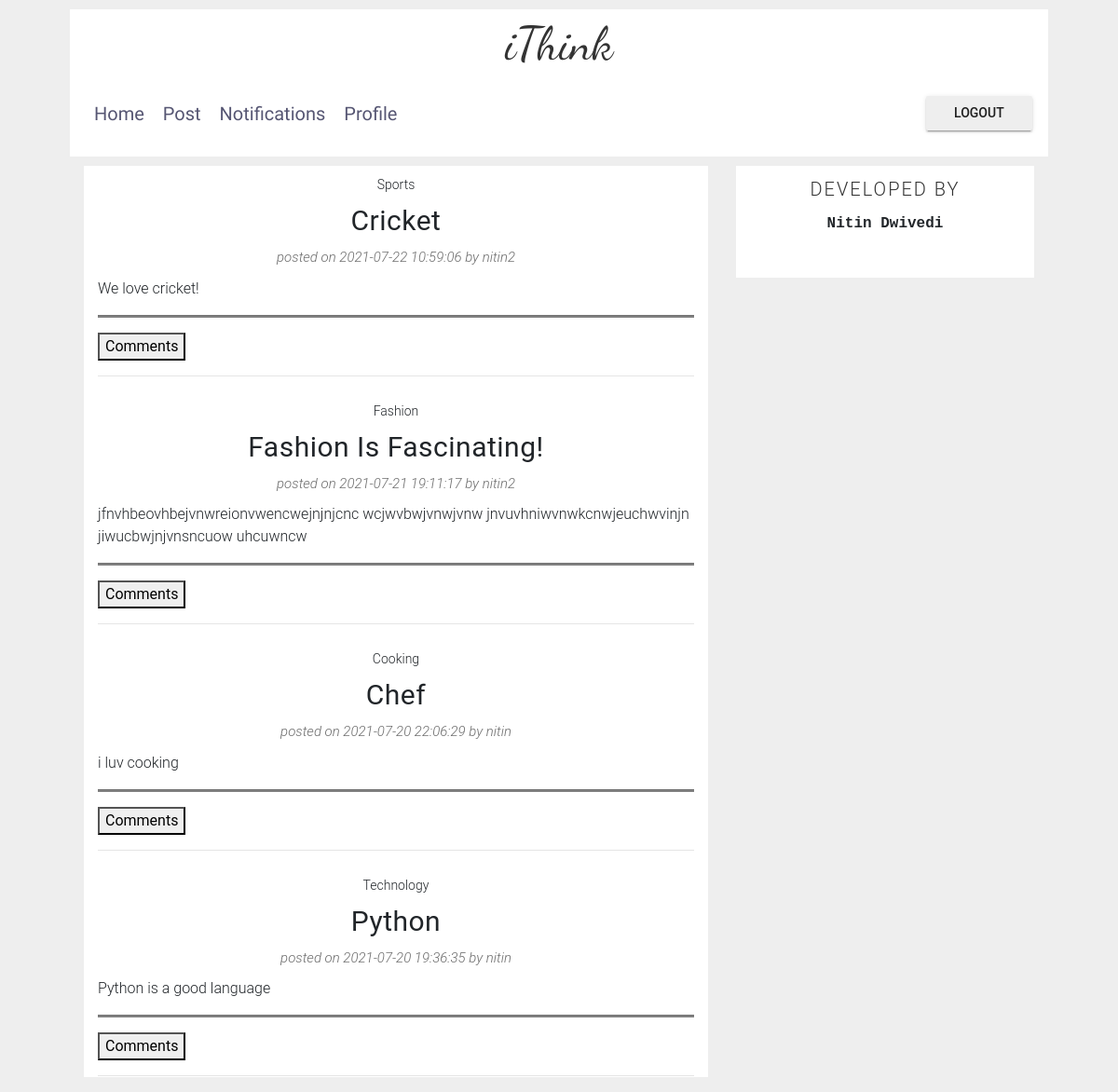
Screenshot of / (signed in) with the database file from the repository.
### app.py (models this page shows)
class PostData(UserMixin, db.Model):
    p_id=db.Column(db.Integer, primary_key=True)
    PostCategory=db.Column(db.String(15))
    title=db.Column(db.String(20))
    content=db.Column(db.Text)
    timestamp = db.Column(db.DateTime(timezone=True), default=func.now(IST))
    id=db.Column(db.Integer, db.ForeignKey('user.id'), nullable=False)

class User(UserMixin, db.Model):
    id=db.Column(db.Integer, primary_key=True)
    fullname=db.Column(db.String(20))
    email=db.Column(db.String(50), unique=True)
    dob=db.Column(db.Integer)
    profession=db.Column(db.String(20))
    username=db.Column(db.String(20), unique=True)
    password=db.Column(db.String(80))

### app.py (the view, shortened to what this page needs)
@app.route('/', methods=['GET','POST'])
@app.route('/<pid>', methods=['GET','POST'])
@login_required
def index(pid=None):
    result=db.session.execute('select p.PostCategory, p.title, p.content, p.timestamp, u.username, p.p_id from user u, post_data p where u.id=p.id order by timestamp desc')
    posts=[list(row) for row in result]
    form=None
    cmnts=None
    return render_template("index.html",posts=posts, form=form, cmnts=cmnts,page='index',pid=pid)

### app.py (called while the page is built)
@login_manager.user_loader
def load_user(user_id):
    return User.query.get(int(user_id))

### templates/index.html (shortened to what this page needs)
{% extends "MainLayout.html" %}
{% import "bootstrap/wtf.html" as wtf %}
{% block post %}
<div class='blogPostContainer'>
    {% for data in posts %}
        <div>
            <div class='blogHeader'>
                <span class='blogCategory'>{{data[0]}}</span>
                <h1 class='postTitle'>{{data[1]}}</h1>
                <span class='postedBy'>posted on {{data[3]}} by {{data[4]}}</span>
            </div>
            <div class='postContent'>
                <p>{{data[2]}}</p>
            </div>
        </div>
        <hr style="height:2px;color:gray;background-color:gray">
        <button onclick="window.location.href='/{{data[5]}}'">Comments</button>
        <hr>
    {% endfor %}
</div>
{% endblock post%}
{% block recent %}
<div class='sideBarContainer'>
        <div style="margin-bottom:20px, padding:20px, boxSizing:border-box">
            <div class='sidebarHeader'>
                <span>Developed by</span>
            </div>
              <div class="text-center">
                  <p class="text-center" style="font-family: 'Roboto Mono', monospace;"><strong style="font-weight:bold"><a href="https://nitindwivedi1.github.io/" style="color:inherit">Nitin Dwivedi</a></strong></p>
                    <div class="text-center">
                      <ul class="list-unstyled list-inline">
                        <li class="list-inline-item"><a style="color:inherit" href="https://nitindwivedi1.github.io/" class="btn-floating btn-lg"></a></li>
                        <li class="list-inline-item"><a style="color:inherit" href="https://github.com/NitinDwivedi1" class="btn-floating btn-lg"></a></li>
                        <li class="list-inline-item"><a style="color:inherit" href="https://www.linkedin.com/in/nitin-dwivedi-834972192/" class="btn-floating btn-lg"></a></li>
                        <li class="list-inline-item"><a style="color:inherit" href="https://www.instagram.com/nitin_one_and_only/" class="btn-floating btn-lg"></a></li>
                        <li class="list-inline-item"><a style="color:inherit" href="https://twitter.com/NitinDw46454591" class="btn-floating btn-lg"></a></li>
                      </ul>
                    </div>
              </div>
        </div>
</div>
{% endblock recent%}

### templates/MainLayout.html (shortened to what this page needs)
<!DOCTYPE html>
<html lang="en">
<head>
    <link rel="stylesheet" href="https://cdn.materialdesignicons.com/2.0.46/css/materialdesignicons.min.css">
    <link rel="stylesheet" href="https://cdnjs.cloudflare.com/ajax/libs/font-awesome/4.7.0/css/font-awesome.min.css">
{% set css = ["../static/css/bootstrap.min.css" ,"../static/css/bootstrap-grid.min.css" ,"../static/css/bootstrap-material-design.min.css" ,"../static/css/ripples.min.css", "../static/css/style.css"] %}
{% set js = ["../static/js/jquery-3.5.1.min.js", "../static/js/bootstrap.bundle.min.js", "../static/js/bootstrap.min.js", "../static/js/material.min.js", "../static/js/ripples.min.js"] %}
{% for style in css %}
    <link rel="stylesheet" href="{{style}}">
{% endfor %}
</head>
<body id="bootstrap-override">
    <div class="container-fluid mx-auto" style="width:90%;margin-top:10px">
        <p id="logo" style="background-color:white;margin-bottom:0"><a href="#">iThink</a></p>
        <nav class="navbar navbar-expand-lg navbar-dark bg-white" style="background-color:white;margin-bottom:10px">
            <ul class="navbar-nav " style="margin-bottom:inherit;font-family: 'Mukta', sans-serif;">
                <li class="nav-item {% if page=='index'%}active{%endif%}"><a href="/">Home</a></li>
                <li class="nav-item {% if page=='post'%}active{%endif%}"><a href="/post">Post</a></li>
                <li class="nav-item {% if page=='notification'%}active{%endif%}"><a href="/notification">Notifications</a></li>
                <li class="nav-item {% if page=='profile'%}active{%endif%}"><a href="/profile">Profile</a></li>
            </ul>
            <div style="margin-bottom:inherit">
                {% block button %}
                    <button onclick=window.location.href="{{url_for('logout')}}" class="btn btn-raised" >Logout</button>
                {% endblock %}
            </div>
        </nav>
        {% if request.path=="/register" or request.path=="/login" or request.path=="/profile" or request.path=="/post" or request.path=="/edit" or request.path=="/notification" %}
            <div>
                {% block content %}
                {% endblock %}
            </div>
        {% else %}
            <div class="row" style="margin-left:0px;width:100%">
                <div class="col-md-8">
                    <div class="col-md-12" style="background-color:white;width:100%">
                        {% block post %}
                        {% endblock %}
                    </div>
                </div>
                <div class="col-md-4">
                    <div class="col-md-12" style="background-color:white;">
                        {% block recent %}
                        {% endblock %}
                    </div>
                </div>
            </div>
        {%endif%}
    </div>
</body>
</html>

### static/css/style.css (style rules this page uses)
#logo { text-align: center; }
#logo a { font-family: 'Dancing Script', cursive; font-size: 50px; text-decoration: none; color: #333; }
#bootstrap-override .navbar ul { margin: 0; padding: 0; }
#bootstrap-override .navbar ul li { list-style: none; display: inline-block; }
#bootstrap-override .navbar ul li a { text-decoration: none; display: block; font-size: 20px; font-weight: 400; text-transform: capitalize; color: #565673; padding: 0 10px; }
#bootstrap-override .navbar { display:flex; justify-content:space-between; }
.sidebarHeader { text-align: center; letter-spacing: 2px; color: #333; text-transform: uppercase; font-size: 20px; padding: 10px 0; box-sizing: border-box; }
.blogHeader { text-align: center; }
.blogCategory { display: block; padding: 10px 0; font-size: 14px; }
.postTitle { text-transform: capitalize; letter-spacing: 0.5px; font-weight: 400; font-size: 30px; margin: 0; }
.postedBy { display: block; padding: 10px 0; font-size: 15px; font-style: italic; color: #6c6c6c; }

### templates/MainLayout.html (style rules this page uses)
.active { text-decoration:underline; }

### rows the page displays
PostData: PostCategory "Sports", title "Cricket", timestamp "2021-07-22 10:59:06", username "nitin2", content "We love cricket!"
PostData: PostCategory "Fashion", title "Fashion Is Fascinating!", timestamp "2021-07-21 19:11:17", username "nitin2", content "jfnvhbeovhbejvnwreionvwencwejnjnjcnc wcjwvbwjvnwjvnw jnvuvhniwvnwkcnwjeuchwvinjn jiwucbwjnjvnsncuow uhcuwncw"
PostData: PostCategory "Cooking", title "Chef", timestamp "2021-07-20 22:06:29", username "nitin", content "i luv cooking"
PostData: PostCategory "Technology", title "Python", timestamp "2021-07-20 19:36:35", username "nitin", content "Python is a good language"
